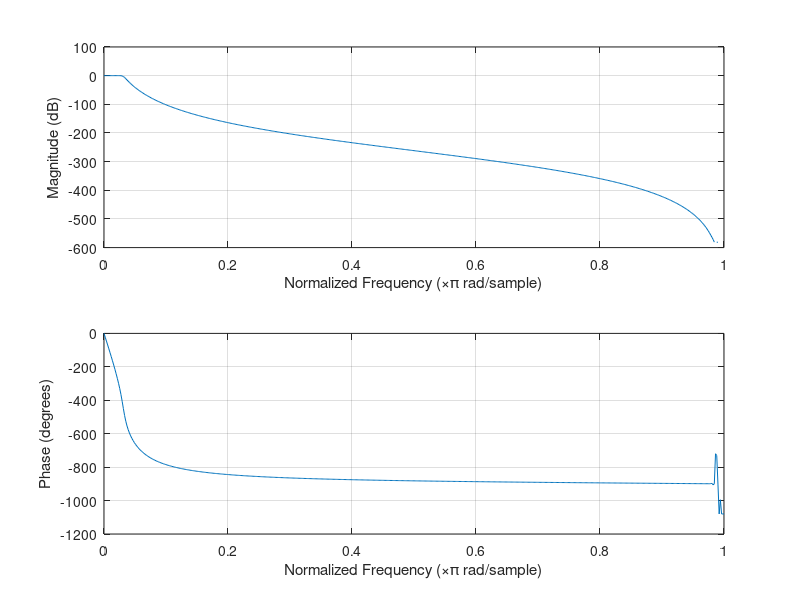
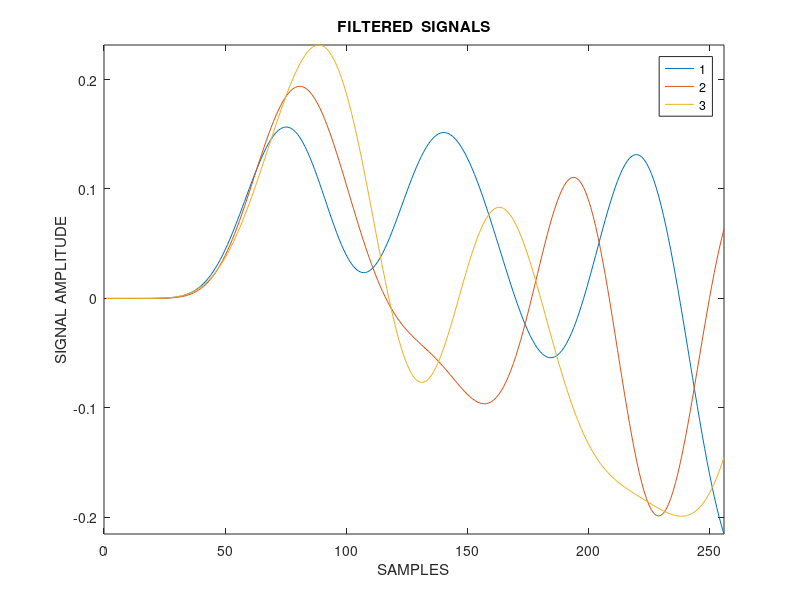
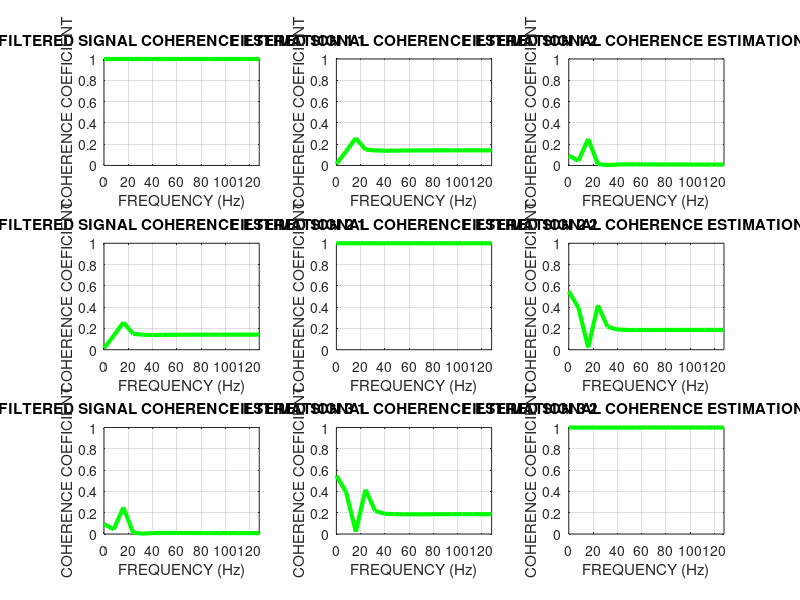

MATLAB code to generate these figures, in order:
%    COHERENCE
clear all;
close all;
clc;

pkg load signal;

samples = 256;

% load data
x = load("samples.txt");

% abstracting mean value
x = x - mean(x);

% sampling frequency
fs = 256;

% cutoff frequency
fc =4 ;

%filter order
n =10 ;

figure(1);
% filtering using butter
[b,a] = butter(n,fc/(fs/2));
freqz(b,a)
y = filter(b,a,x);

%    PLOT SIGNALS
figure(2);
plot(1:samples,y);
xlabel('SAMPLES');
ylabel('SIGNAL AMPLITUDE');
title('FILTERED  SIGNALS');
axis([0 256 min(min(y)) max(max(y))]);
legend('1', '2', '3');

%  coherence estimations
figure(3);
for i=1:3
  for j=1:3
      [ch, F] = mscohere(y(:,i),y(:,j));
      subplot(3,3, (i-1)*3+j);
      plot(samples*F, ch, 'g', 'LineWidth',3);
      axis([0 samples/2 0 1]);
      xlabel('FREQUENCY (Hz)');
      ylabel('COHERENCE COEFICIENT' );
      title(['FILTERED SIGNAL COHERENCE ESTIMATION ', num2str(i), ' ', num2str(j)]);
      grid on
 end
end

